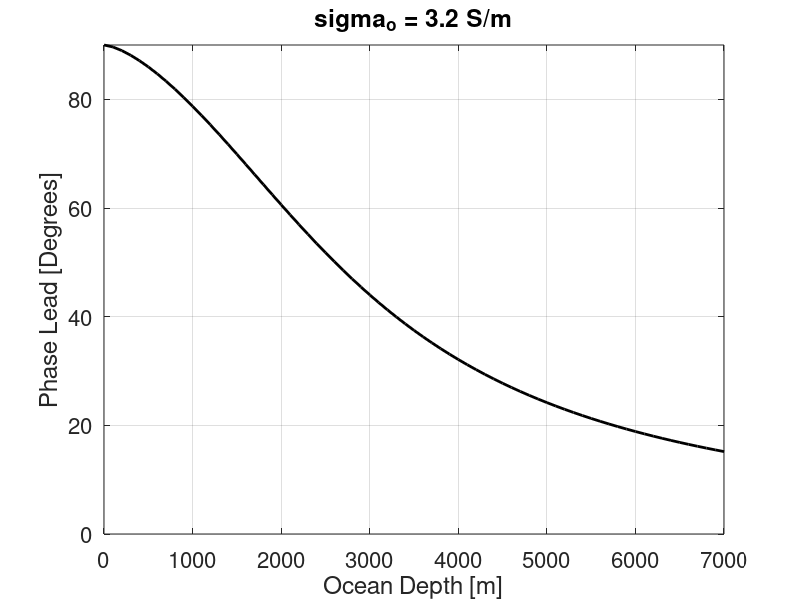

Recreate this plot in MATLAB.
clc; clear all; close all;
%% Set initial parameters
% sigma_o = 4; % S/m
sigma_o = 3.2; % S/m
h_obs = 2905; % m
g = 9.81; % m/s^2
mu = 4*pi*10^(-7); % H/m

%% Get ocean scale length & depth ratio
K = 1/(sigma_o*mu);
L = (2*K/(g^.5))^(2/3) % ocean scale length [m]

depth_ratio = h_obs/L
%% Self induction vs diffusion
h = 1:100:7001; % m

c = (g*h).^.5 ; % m/s
cd = 2*K*(h.^(-1)) ; % m/s

theta = atand(cd.*(c.^(-1)));

clc; close all;
% plot the phase lead as a function of ocean depth
figure(1)
plot(h, theta, 'k', 'LineWidth',2)
xlim([0 7000])
ylim([0 90])
grid on

% set font size & axis labels
set(gca, 'FontSize', 16);
ylabel(['Phase Lead [Degrees]'])
xlabel('Ocean Depth [m]');
title('sigma_o = 3.2 S/m')

%% 